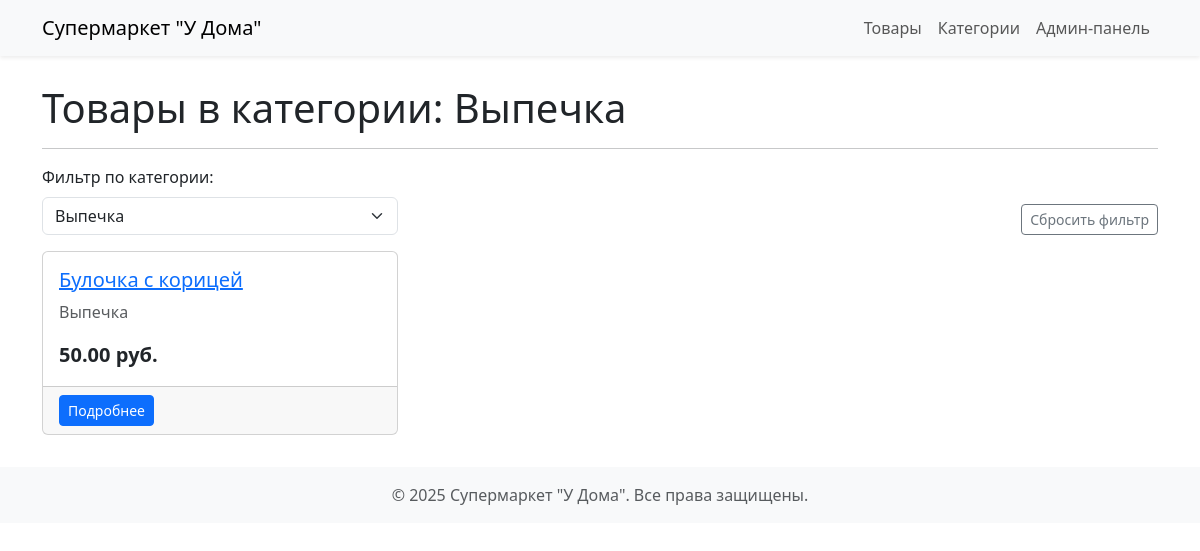
The app's page /supermarket/categories/1/products/ with its own data.
### supermarket_app/models.py (models this page shows, shortened)
class TimestampedModel(models.Model):
    created_at = models.DateTimeField(auto_now_add=True, verbose_name="Время создания")
    updated_at = models.DateTimeField(auto_now=True, verbose_name="Время обновления")
    class Meta:
        abstract = True

class IsActiveModel(models.Model):
    is_active = models.BooleanField(default=True, verbose_name="Активен")
    objects = IsActiveManager()
    class Meta:
        abstract = True

class Product(TimestampedModel, IsActiveModel):
    name = models.CharField(max_length=200, verbose_name="Название товара")
    description = models.TextField(blank=True, verbose_name="Описание")
    category = models.ForeignKey(
        Category,
        on_delete=models.PROTECT,
        related_name='products',
        verbose_name="Категория"
    )
    transport_companies = models.ManyToManyField(
        TransportCompany,
        related_name='products',
        verbose_name="Транспортные компании",
        blank=True
    )
    class Meta:
        verbose_name = "Товар"
        verbose_name_plural = "Товары"
        ordering = ['name']
    def get_current_price(self):
        now = timezone.now()
        try:
            current_price_obj = self.prices.filter(start_date__lte=now).latest('start_date')
            return current_price_obj.value
        except Price.DoesNotExist:
            return None

class Category(TimestampedModel):
    name = models.CharField(max_length=100, unique=True, verbose_name="Название категории")
    description = models.TextField(blank=True, verbose_name="Описание")
    class Meta:
        verbose_name = "Категория"
        verbose_name_plural = "Категории"
        ordering = ['name']

class Price(TimestampedModel):
    product = models.ForeignKey(
        Product,
        on_delete=models.CASCADE,
        related_name='prices',
        verbose_name="Товар"
    )
    value = models.DecimalField(
        max_digits=10,
        decimal_places=2,
        validators=[MinValueValidator(0.01)],
        verbose_name="Цена"
    )
    start_date = models.DateTimeField(
        default=timezone.now,
        verbose_name="Дата начала действия цены"
    )
    class Meta:
        verbose_name = "Цена"
        verbose_name_plural = "Цены (История)"
        ordering = ['-start_date']
        get_latest_by = 'start_date'

### supermarket_app/views.py (the view)
# urls.py: path('categories/<int:category_id>/products/', views.CategoryProductListView.as_view(), name='category_product_list'),
class CategoryProductListView(ListView):
    model = Product
    template_name = 'supermarket_app/product_list.html'
    context_object_name = 'products'
    paginate_by = 20
    def get_queryset(self):
        category_id = self.kwargs.get('category_id')
        if category_id is None:
             raise Http404("ID категории не указан.")
        try:
            self.category = get_object_or_404(Category, pk=int(category_id))
        except (ValueError, TypeError):
            raise Http404("Неверный формат ID категории.")
        return Product.objects.get_active().filter(category=self.category).select_related('category').order_by('name')
    def get_context_data(self, **kwargs):
        context = super().get_context_data(**kwargs)
        context['category'] = self.category
        context['categories'] = Category.objects.all()
        context['page_title'] = f"Товары в категории: {self.category.name}"
        context['current_category_id'] = self.category.id
        return context

### supermarket_app/models.py (called while the page is built)
    def get_active(self):
        return self.get_queryset().filter(is_active=True)

### supermarket_app/templates/supermarket_app/product_list.html (shortened to what this page needs)
{% extends "supermarket_app/base.html" %}
{% block content %}
<div class="row mb-3">
    <div class="col-md-4">
        <form method="get">
            <label for="categoryFilter" class="form-label">Фильтр по категории:</label>
            <select name="category" id="categoryFilter" class="form-select" onchange="this.form.submit()">
                {% for cat in categories %}
                    <option value="{{ cat.id }}" {% if cat.id == request.GET.category|add:0 or cat.id == current_category_id %}selected{% endif %}>
                        {{ cat.name }}
                    </option>
                {% endfor %}
            </select>
        </form>
    </div>
     {% if category %}
        <div class="col-md-8 align-self-end text-md-end">
             <a href="{% url 'supermarket_app:product_list' %}" class="btn btn-outline-secondary btn-sm">Сбросить фильтр</a>
        </div>
     {% endif %}
</div>
{% if products %}
    <div class="row row-cols-1 row-cols-md-2 row-cols-lg-3 g-4">
        {% for product in products %}
            <div class="col">
                <div class="card h-100">
                    <div class="card-body">
                        <h5 class="card-title">
                            <a href="{% url 'supermarket_app:product_detail' pk=product.pk %}">{{ product.name }}</a>
                        </h5>
                        <p class="card-text text-muted">{{ product.category.name }}</p>
                        {% with current_price=product.get_current_price %}
                            {% if current_price %}
                                <p class="card-text fs-5"><strong>{{ current_price }} руб.</strong></p>
                            {% else %}
                                <p class="card-text text-danger">Цена не установлена</p>
                            {% endif %}
                        {% endwith %}
                    </div>
                    <div class="card-footer">
                         <a href="{% url 'supermarket_app:product_detail' pk=product.pk %}" class="btn btn-primary btn-sm">Подробнее</a>
                    </div>
                </div>
            </div>
        {% endfor %}
    </div>
{% endif %}
{% endblock %}

### supermarket_app/templates/supermarket_app/base.html (style rules this page uses)
body { padding-top: 60px; }

### records on screen
Product: name "Булочка с корицей", category.name "Выпечка", get_current_price "50.00"

### other values on screen
{{ page_title|default:"Супермаркет" }} "Товары в категории: Выпечка"
form field category "Выпечка"
